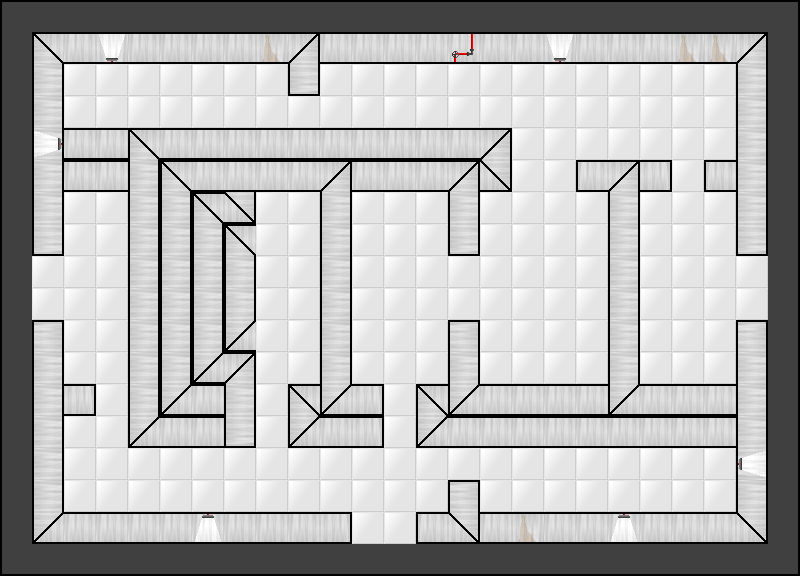

Tiled map render using the project's own tile images. Description and the map definition, with tile-layer contents summarised, below:
An orthogonal 25x18 tile map with 32x32 px tiles, 2 tile layers (Tile Layer 2, Tile Layer 1) and 9 objects (3x door, 2x blade, 2x laser, 2x sign).

<map version="1.0" orientation="orthogonal" width="25" height="18" tilewidth="32" tileheight="32">
 <tileset firstgid="1" name="tile" tilewidth="32" tileheight="32">
  <image source="../graphics/room_tileset.png" width="192" height="256" />
 </tileset>
 <layer name="Tile Layer 2" width="25" height="18">
  <data>[450 cells, 450 non-empty, 1 distinct tile ids]</data>
 </layer>
 <layer name="Tile Layer 1" width="25" height="18">
  <data>[450 cells, 259 non-empty, 24 distinct tile ids]</data>
 </layer>
 <objectgroup name="Object Layer 1" width="25" height="18">
  <object type="door" x="352" y="512" width="64" height="32" />
  <object type="door" x="736" y="256" width="32" height="64" />
  <object type="door" x="32" y="256" width="32" height="64" />
  <object type="blade" x="512" y="64" width="32" height="32" />
  <object type="blade" x="256" y="352" width="32" height="32" />
  <object type="laser" x="64" y="96" width="32" height="32" />
  <object type="laser" x="704" y="448" width="32" height="32" />
  <object name="Candidates are advised that smoking is not permitted on the premises." type="sign" x="704" y="64" width="32" height="32">
   <properties>
    <property name="text" value="Candidates are advised that smoking is not permitted on the premises." />
   </properties>
  </object>
  <object name="Please read this sign." type="sign" x="64" y="416" width="32" height="32">
   <properties>
    <property name="text" value="Please read this sign." />
   </properties>
  </object>
 </objectgroup>
</map>
